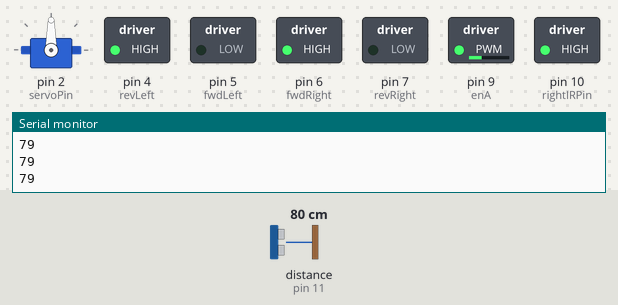
Bench run of a sketch on a simulated Arduino Uno, built with avr-gcc and run on an emulated ATmega328P. Shown: servo, switched loads named in the sketch (green lamp = pin HIGH), the last lines printed to the serial monitor. Wiring (inferred from the names in the program): ultrasonic range finder: trigger pin 3; echo pin 11. Dashed ring = blinking. The test bench sets the inputs (shaded band); at power-on: distance to the obstacle (sensor on pin 11) 80 cm. The echo pulse lasts 58.3 µs per cm; random numbers use the default seed unless the sketch sets one; pins used as bus, display or sensor lines are not drawn.

Above: at 2.0 s.
2.1 s: distance to the obstacle (sensor on pin 11) set to 35 cm
5.1 s: distance to the obstacle (sensor on pin 11) set to 28 cm
At 5.9 s:
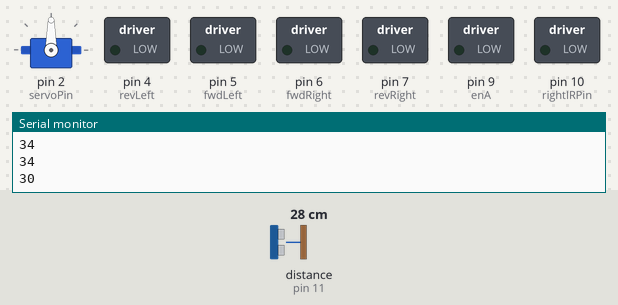
At 6.6 s:
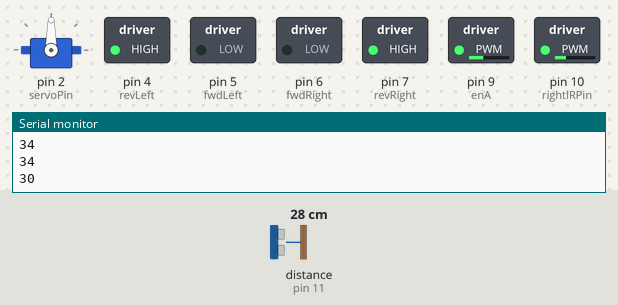
Timing chart, 0 to 14.1 s (numbered marks = the images above; inputs shaded):
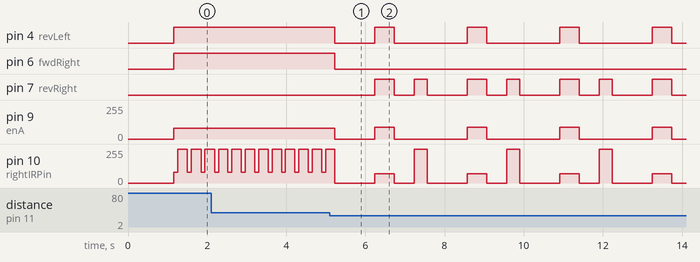

Measured:
- the behaviour switches between 32 and 31 cm on distance to the obstacle (sensor on pin 11) (found by bisection; images 0 and 1)
- after the input at 5.1 s, pin 4 (revLeft): HIGH → LOW after 0.13 s, then repeats every 2.3 s: HIGH 0.50 s, LOW 1.8 s; pin 6 (fwdRight): HIGH → LOW after 0.13 s
- by itself, pin 10 (rightIRPin): repeats every 2.3 s: 70/255 0.50 s, 0/255 0.50 s, 255/255 0.34 s, 0/255 1.0 s

The sketch:

humanoid_robot.ino
```cpp
#include <Servo.h>

int servoPin = 2;
Servo servo;
int trigPin = 3;      // trig pin of HC-SR04
int echoPin = 11;     // Echo pin of HC-SR04
int rightIRPin = 10;  //left IR obstacle avoidance signal pin...;
int leftIRPin = 11; //right IR obstacle avoidance signal pin

int enA = 9;
int enB = 10;
int revLeft = 4;       //REVerse motion of Left motor
int fwdLeft = 5;       //ForWarD motion of Left motor
int fwdRight = 6;      //REVerse motion of Right motor
int revRight = 7;      //ForWarD motion of Right motor

long duration, forwardDistance, leftDistance, rightDistance;
int rightIRVal = HIGH;
int leftIRVal = HIGH;
long dist;
long aver[3];   //array for averaxge

void setup() {

  delay(random(500,2000));   // delay for random time
  Serial.begin(9600);
  pinMode(enA, OUTPUT);
  pinMode(enB, OUTPUT);
  pinMode(revLeft, OUTPUT);      // set Motor pins as output
  pinMode(fwdLeft, OUTPUT);
  pinMode(fwdRight, OUTPUT);
  pinMode(revRight, OUTPUT);

  pinMode(trigPin, OUTPUT);         // set trig pin as output
  pinMode(echoPin, INPUT);          //set echo pin as input to capture reflected waves
  pinMode(rightIRPin, INPUT);
  pinMode(leftIRPin, INPUT);
 servo.attach(servoPin);           //attach servoPin to servo object

}


void measure() {
  delay(100);
 digitalWrite(10,HIGH);
digitalWrite(trigPin, LOW);
delayMicroseconds(5);
digitalWrite(trigPin, HIGH);
delayMicroseconds(15);
digitalWrite(trigPin, LOW);
pinMode(echoPin, INPUT);
duration = pulseIn(echoPin, HIGH);
dist = (duration/2) / 29.1;    //obtain distance

}

void loop() {
//Serial.println(dist);
//  turnRight();


  for (int i=0;i<=2;i++) {   //average distance
     measure();
    aver[i]=dist;
     delay(10);              //delay between measurements
   }
  dist=(aver[0]+aver[1]+aver[2])/3;

  Serial.println(dist);

   if (dist > 30)
   {
 //For left motor
     digitalWrite(fwdLeft, LOW);
     digitalWrite(revLeft, HIGH);
     analogWrite(enA, 80);

     //for right motor
      digitalWrite(fwdRight, HIGH);                    // move forward
     digitalWrite(revRight, LOW);
     analogWrite(enB, 80);

   }


   else
   {

     digitalWrite(revRight, LOW);  //Stop
     digitalWrite(fwdRight, LOW);
     analogWrite(enA, 0);
     digitalWrite(fwdLeft, LOW);
     digitalWrite(revLeft, LOW);
     analogWrite(enB, 0);
     delay(1000);

     digitalWrite(fwdRight, LOW);      //movebackword
     digitalWrite(revRight, HIGH);
     analogWrite(enA, 90);
     digitalWrite(fwdLeft, LOW);
     digitalWrite(revLeft, HIGH);
     analogWrite(enB, 70);
     delay(500);

     digitalWrite(revRight, LOW);  //Stop
     digitalWrite(fwdRight, LOW);
     analogWrite(enA, 0);
     digitalWrite(fwdLeft, LOW);
     digitalWrite(revLeft, LOW);
     analogWrite(enB, 0);
     delay(500);

 turnRight();

   }
}

void lookLeft() {
servo.write(180);
  delay(500);
  digitalWrite(trigPin, LOW);
  delayMicroseconds(2);
  digitalWrite(trigPin, HIGH);     // send waves for 10 us
  delayMicroseconds(10);
  digitalWrite(trigPin, LOW);
  duration = pulseIn(echoPin, HIGH); // receive reflected waves
  leftDistance = duration / 58.2;   // convert to distance
  delay(500);
  servo.write(90);
  delay(500);
}

void lookRight() {
servo.write(0);
delay(500);
  digitalWrite(trigPin, LOW);
  delayMicroseconds(2);
  digitalWrite(trigPin, HIGH);     // send waves for 10 us
  delayMicroseconds(10);
  digitalWrite(trigPin, LOW);
  duration = pulseIn(echoPin, HIGH); // receive reflected waves
  rightDistance = duration / 58.2;   // convert to distance
  delay(500);
  //servo.write(90);
}

void lookForward() {
servo.write(90);
  digitalWrite(trigPin, LOW);
  delayMicroseconds(2);
  digitalWrite(trigPin, HIGH);     // send waves for 10 us
  delayMicroseconds(10);
  digitalWrite(trigPin, LOW);
  duration = pulseIn(echoPin, HIGH); // receive reflected waves
  forwardDistance = duration / 58.2;   // convert to distance
  Serial.println(forwardDistance);
}

void turnRight() {
  //For left motor
    // digitalWrite(fwdLeft, HIGH);           //Turn right
    // digitalWrite(revLeft, LOW);
    // analogWrite(enA, 255);

    //for right motor
     digitalWrite(revRight, HIGH);
    digitalWrite(fwdRight, LOW);
    digitalWrite(enB, HIGH);
    //delay(300);
}

void turnLeft() {
  //For left motor
    digitalWrite(fwdLeft, LOW);           //Turn right
    digitalWrite(revLeft, HIGH);
    digitalWrite(enB, HIGH);

    //for right motor
     digitalWrite(revRight, LOW);
    digitalWrite(fwdRight, HIGH);
    analogWrite(enA, 80);
    delay(300);
}
```
